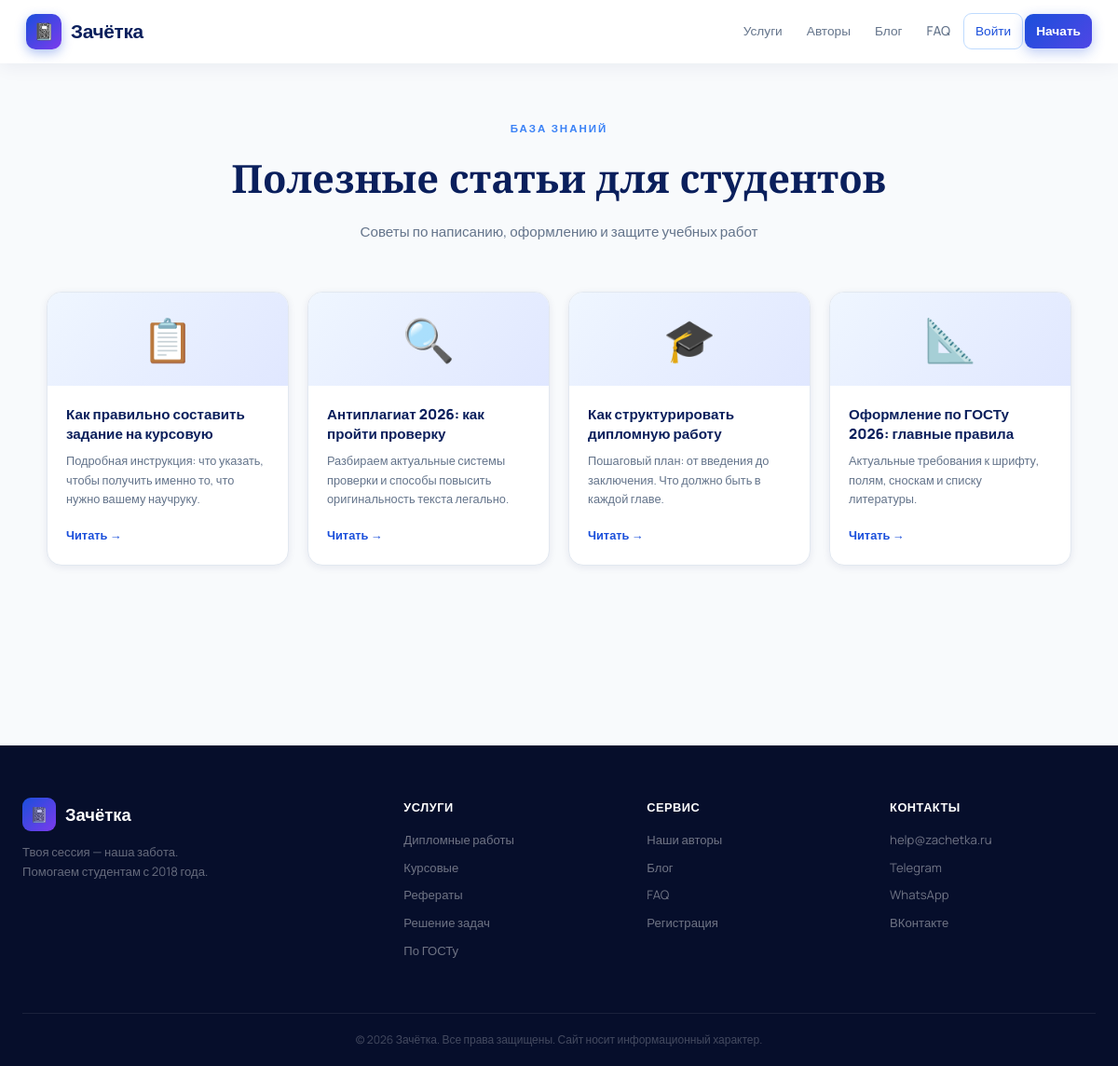
Page /blog on the committed database.
### models.py (models this page shows)
class BlogPost(db.Model):
    id = db.Column(db.Integer, primary_key=True)
    title = db.Column(db.String(300), nullable=False)
    slug = db.Column(db.String(300), unique=True, nullable=False)
    excerpt = db.Column(db.String(500))
    content = db.Column(db.Text)
    emoji = db.Column(db.String(10), default='📝')
    created_at = db.Column(db.DateTime, default=datetime.utcnow)

### app.py (the view)
@app.route('/blog')
def blog():
    posts = BlogPost.query.order_by(BlogPost.created_at.desc()).all()
    return render_template('blog.html', posts=posts)

### templates/blog.html (shortened to what this page needs)
{% extends "base.html" %}
{% block content %}
<div class="blog-page">
  <div class="section-inner">
    <div class="section-head">
      <span class="eyebrow">База знаний</span>
      <h2>Полезные статьи для студентов</h2>
      <p>Советы по написанию, оформлению и защите учебных работ</p>
    </div>
    <div class="blog-grid" style="max-width:1100px;margin:0 auto">
      {% for post in posts %}
      <a href="{{ url_for('blog_post', slug=post.slug) }}" class="blog-card">
        <div class="blog-img">{{ post.emoji }}</div>
        <div class="blog-body">
          <h3>{{ post.title }}</h3>
          <p>{{ post.excerpt }}</p>
          <span class="blog-link">Читать →</span>
        </div>
      </a>
      {% endfor %}
    </div>
  </div>
</div>
{% endblock %}

### static/css/style.css (style rules this page uses)
:root { --blue-deep: #060E2B; --blue-navy: #0A1F5C; --blue-mid: #1A4FDB; --blue-light: #3B82F6; --blue-pale: #EFF6FF; --blue-border: #BFDBFE; --indigo: #4F46E5; --violet: #7C3AED; --accent: #F59E0B; --accent2: #EC4899; --green: #10B981; --white: #FFFFFF; --gray-bg: #F8FAFC; --gray-text: #64748B; --gray-border: #E2E8F0; --text: #0F172A; --radius: 16px; --radius-lg: 24px; --shadow-sm: 0 2px 8px rgba(10,31,92,.08); --shadow: 0 6px 24px rgba(10,31,92,.12); --shadow-lg: 0 16px 56px rgba(10,31,92,.18); --shadow-xl: 0 32px 80px rgba(10,31,92,.24); --font: 'Manrope', sans-serif; --font-d: 'Playfair Display', serif; --nav-h: 68px; }
*, *::before, *::after { box-sizing: border-box; margin: 0; padding: 0; }
html { scroll-behavior: smooth; }
body { font-family: var(--font); color: var(--text); background: var(--white); line-height: 1.65; padding-top: var(--nav-h); }
a { color: inherit; text-decoration: none; }
.section-inner { max-width: 1200px; margin: 0 auto; }
.section-head { text-align: center; margin-bottom: 52px; }
.eyebrow { font-size: .72rem; font-weight: 800; text-transform: uppercase; letter-spacing: 2px; color: var(--blue-light); display: block; margin-bottom: 10px; }
.section-head h2 { font-family: var(--font-d); font-size: clamp(1.7rem, 3.5vw, 2.6rem); color: var(--blue-navy); margin-bottom: 10px; }
.section-head p { color: var(--gray-text); font-size: .95rem; max-width: 520px; margin: 0 auto; }
.blog-grid { display: flex; flex-wrap: wrap; gap: 20px; justify-content: center; }
.blog-card { flex: 1 1 260px; max-width: 340px; background: #fff; border: 1.5px solid var(--gray-border); border-radius: var(--radius); overflow: hidden; transition: all .3s; box-shadow: var(--shadow-sm); }
.blog-img { height: 100px; background: linear-gradient(135deg, var(--blue-pale), #E0E7FF); display: flex; align-items: center; justify-content: center; font-size: 2.8rem; }
.blog-body { padding: 20px; }
.blog-body h3 { font-size: .95rem; font-weight: 800; color: var(--blue-navy); margin-bottom: 8px; line-height: 1.4; }
.blog-body p { font-size: .8rem; color: var(--gray-text); line-height: 1.6; margin-bottom: 14px; }
.blog-link { font-size: .8rem; font-weight: 700; color: var(--blue-mid); }
.blog-page { min-height: calc(100vh - var(--nav-h)); background: var(--gray-bg); padding: 60px 24px; }
.blog-page .section-inner { max-width: 1100px; }

### rows in the picture
BlogPost: emoji "📋", title "Как правильно составить задание на курсовую", excerpt "Подробная инструкция: что указать, чтобы получить именно то, что нужно вашему научруку."
BlogPost: emoji "🔍", title "Антиплагиат 2026: как пройти проверку", excerpt "Разбираем актуальные системы проверки и способы повысить оригинальность текста легально."
BlogPost: emoji "🎓", title "Как структурировать дипломную работу", excerpt "Пошаговый план: от введения до заключения. Что должно быть в каждой главе."
BlogPost: emoji "📐", title "Оформление по ГОСТу 2026: главные правила", excerpt "Актуальные требования к шрифту, полям, сноскам и списку литературы."
